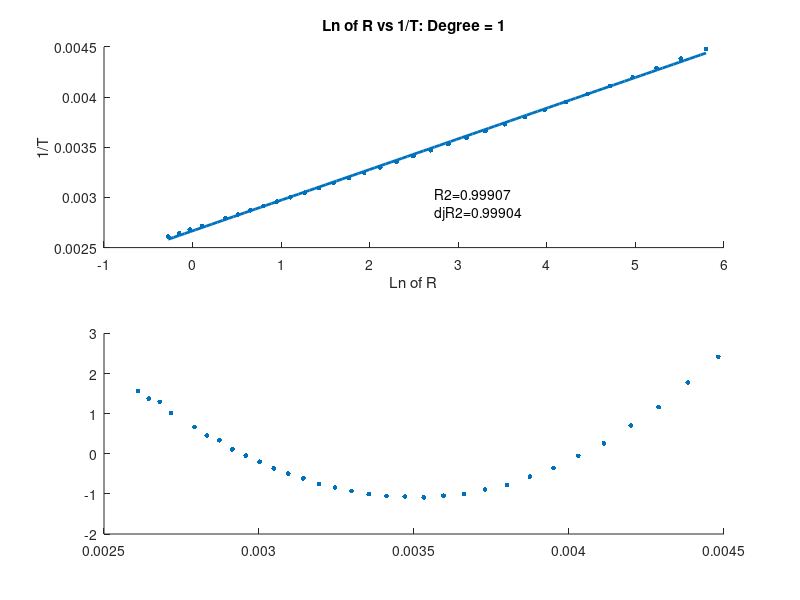

Source code (MATLAB): (Note: this script raises an error after producing the figure.)
% Exercise 5.7

clc;
clear;
close all;

% Data
R = [0.76 0.86 0.97 1.11 1.45 1.67 1.92 2.23 2.59 3.02 3.54 4.16 4.91 ...
    5.83 6.94 8.31 10.00 12.09 14.68 17.96 22.05 27.28 33.89 42.45 ...
    53.39 67.74 86.39 111.30 144.00 188.40 247.50 329.20]';
T = [110 105 100 95 85 80 75 70 65 60 55 50 45 40 35 30 25 20 15 10 5 ...
    0 -5 -10 -15 -20 -25 -30 -35 -40 -45 -50]' + 273.15;
lnR = log(R);
Tinverse = 1./T;
n = length(R);
alpha = 0.05;

% a : Find the polynomial regression model
kmax = 4;           % max degree of the polynomial regression model
% Correlation coefficient
r = corrcoef(lnR,Tinverse);
r = r(1,2);
fprintf('Correlation coefficient: %.3f\n',r);

% Diagnostic plot
npoints = 100;
R0 = linspace(min(lnR),max(lnR),npoints)';
zc = norminv(1-alpha/2);
for k=1:kmax
    % Choose a polynomial model
    switch k
        case 1
            x = [ones(n,1) lnR];
            x0 = [ones(npoints,1) R0];
        case 2
            x = [ones(n,1) lnR lnR.^2];
            x0 = [ones(npoints,1) R0 R0.^2];
        case 3
            x = [ones(n,1) lnR lnR.^2 lnR.^3];
            x0 = [ones(npoints,1) R0 R0.^2 R0.^3];
        case 4
            x = [ones(n,1) lnR lnR.^2 lnR.^3 lnR.^4];
            x0 = [ones(npoints,1) R0 R0.^2 R0.^3 R0.^4];
    end
    % Fit the regression model
    [b, bint,r,rint,stats] = regress(Tinverse,x);
    % Predicted values of 1/T
    y = x * b;
    y0 = x0 * b;
    % Error
    e = Tinverse - y;
    se = sqrt((1/(n-(k+1)))*(sum(e.^2)));
    estar = e./se;
    % R-squared statistic
    meanY = mean(Tinverse);
    R2 = 1-(sum(e.^2))/(sum((Tinverse-meanY).^2));
    adjR2 =1-((n-1)/(n-(k+1)))*(sum(e.^2))/(sum((Tinverse-meanY).^2));
    % Linear model and diagnostic plot
    figure();
    subplot(2,1,1);
    scatter(lnR,Tinverse,12,'blue','filled');
    title(sprintf('Ln of R vs 1/T: Degree = %d', k));
    hold on;
    plot(R0,y0,'LineWidth',2);
    xlabel('Ln of R');
    ylabel('1/T');
    txt = ['R2=' num2str(R2) newline 'djR2=' num2str(adjR2)];
    text(R0(round(npoints/2)),y0(round(npoints/5)),txt)
    hold off;
    subplot(2,1,2);
    scatter(Tinverse,estar,12,'blue','filled');
    hold on;
    yline(zc,'r-.');
    yline(-zc,'r-.');
    xlabel('1/T');
    ylabel('Standardized adjustment error');
    title('Diagnostic plot');
    % Print the results
    fprintf('Polynomial degree=%d\n',k);
    for i=1:k+1
        fprintf('\tb_%d = %.10f\n',i-1,b(i));
    end
end

% b : Steinhart-Hart's model
x = [ones(n,1) lnR lnR.^3];
x0 = [ones(npoints,1) R0 R0.^3];
% Fit the regression model
[b, bint,r,rint,stats] = regress(Tinverse,x);
% Predicted values of 1/T
y = x * b;
y0 = x0 * b;
% Error
e = Tinverse - y;
se = sqrt((1/(n-2))*(sum(e.^2)));
estar = e./se;
% R-squared statistic
R2 = 1-(sum(e.^2))/(sum((Tinverse-meanY).^2));
adjR2 =1-((n-1)/(n-(k+1)))*(sum(e.^2))/(sum((Tinverse-meanY).^2));

figure();
subplot(2,1,1);
scatter(lnR,Tinverse,12,'blue','filled');
title('Steinhart-Hart model');
hold on;
plot(R0,y0,'LineWidth',2);
xlabel('Ln of R');
ylabel('1/T');
txt = ['R2=' num2str(R2) newline 'djR2=' num2str(adjR2)];
text(R0(round(npoints/2)),y0(round(npoints/5)),txt)
hold off;
subplot(2,1,2);
scatter(Tinverse,estar,12,'blue','filled');
hold on;
yline(zc,'r-.');
yline(-zc,'r-.');
xlabel('1/T');
ylabel('Standardized adjustment error');
title('Diagnostic plot');
% Print the results
fprintf('Steinhart-Hart model\n');
for i=1:3
    fprintf('\tb_%d = %.10f\n',i-1,b(i));
end